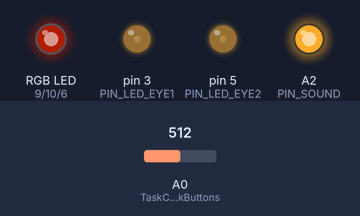
Simulated run of this sketch. Board: Arduino Uno, built with avr-gcc and run on an emulated ATmega328P. On the bench: an RGB LED mixed from three pins (HIGH = lit), output pins drawn as LEDs (lit = HIGH). Inputs (shaded band) come from the test bench; at power-on: A0 (TaskCheckButtons) = 512. Dim RGB values are drawn brighter than linear; random numbers use the default seed unless the sketch sets one.

Above: at 1.2 s.
1.3 s: A0 (TaskCheckButtons) set to 483
At 2.85 s:
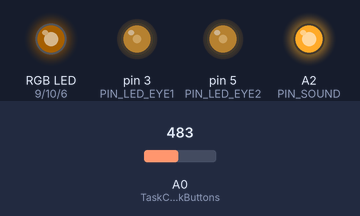
4.3 s: A0 (TaskCheckButtons) set to 457
7.3 s: A0 (TaskCheckButtons) set to 426
At 10.24 s:
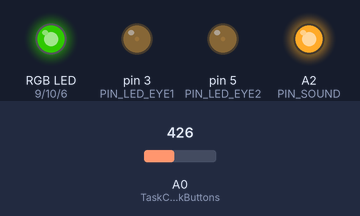
10.3 s: A0 (TaskCheckButtons) set to 401
At 11.74 s:
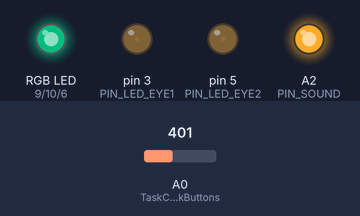
13.3 s: A0 (TaskCheckButtons) set to 368
At 13.54 s:
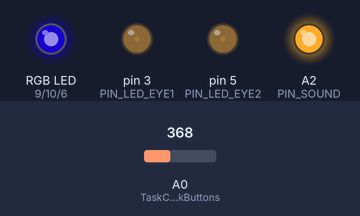
16.3 s: A0 (TaskCheckButtons) set to 353
Timing chart, 0 to 25.3 s (numbered marks = the images above; inputs shaded):
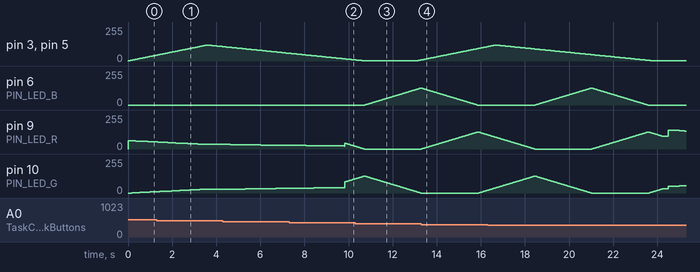

Measured:
- the behaviour switches between 417 and 416 on A0 (TaskCheckButtons) (found by bisection; images 2 and 3)
- by itself, pin 3 (PIN_LED_EYE1), pin 5 (PIN_LED_EYE2): rises from 108/255 to 120/255 in 0.33 s, then falls to 1/255 in 7.2 s
- by itself, pin 6 (PIN_LED_B): rises from 0/255 to 127/255 in 2.5 s, then falls to 0/255 in 2.6 s

The sketch:

AVR_Bug_1.ino
```cpp
/*
 Name:		AVR_Bug_1.ino
 Created:	12/12/2018
 Author:	XNRQ8224
*/

#include <Arduino_FreeRTOS.h>
#include <event_groups.h>

#define PIN_LED_R 9
#define PIN_LED_G 10
#define PIN_LED_B 6
#define PIN_LED_EYE1 3
#define PIN_LED_EYE2 5
#define PIN_SOUND A2

#define BIT_TOUCHED1	( 1 << 0 )
#define BIT_NOSE_FLASHING	( 2 << 0 )
#define BIT_EYES_FLASHING	( 3 << 0 )
#define BIT_SOUND	( 4 << 0 )

#define IDLE_BRIGHTNESS 0.25

EventGroupHandle_t xEventGroup;

void TaskBlinkEyes(void *pvParameters);
void TaskLightNose(void *pvParameters);
void TaskCheckButtons(void *pvParameters);
void TaskSound(void *pvParameters);


void setup() {
	pinMode(PIN_LED_R, OUTPUT);
	pinMode(PIN_LED_G, OUTPUT);
	pinMode(PIN_LED_B, OUTPUT);
	pinMode(PIN_LED_EYE1, OUTPUT);
	pinMode(PIN_LED_EYE2, OUTPUT);
	pinMode(PIN_SOUND, OUTPUT);
	digitalWrite(PIN_SOUND, HIGH);

	randomSeed(analogRead(A1));

	xEventGroup = xEventGroupCreate();
	/* Was the event group created successfully? */
	if (xEventGroup == NULL)
	{
		digitalWrite(PIN_LED_R, HIGH);
		while (true); //infinite loop here with RED led on to show a default
	}

	xTaskCreate(
		TaskBlinkEyes
		, (const portCHAR *)"BlinkEyes"   // A name just for humans
		, 128  // This stack size can be checked & adjusted by reading the Stack Highwater
		, NULL
		, 2  // Priority, with 3 (configMAX_PRIORITIES - 1) being the highest, and 0 being the lowest.
		, NULL);

	xTaskCreate(
		TaskLightNose
		, (const portCHAR *)"Lightnose"   // A name just for humans
		, 128  // This stack size can be checked & adjusted by reading the Stack Highwater
		, NULL
		, 2  // Priority, with 3 (configMAX_PRIORITIES - 1) being the highest, and 0 being the lowest.
		, NULL);

	xTaskCreate(
		TaskCheckButtons
		, (const portCHAR *)"CheckButtons"   // A name just for humans
		, 64  // This stack size can be checked & adjusted by reading the Stack Highwater
		, NULL
		, 2  // Priority, with 3 (configMAX_PRIORITIES - 1) being the highest, and 0 being the lowest.
		, NULL);

	xTaskCreate(
		TaskSound
		, (const portCHAR *)"Sound"   // A name just for humans
		, 64  // This stack size can be checked & adjusted by reading the Stack Highwater
		, NULL
		, 3  // Priority, with 3 (configMAX_PRIORITIES - 1) being the highest, and 0 being the lowest.
		, NULL);

}

void loop() {
}

void setEventGroupBits()
{
    //set state bits to trigger actions on other tasks
    xEventGroupSetBits(xEventGroup, BIT_TOUCHED1 | BIT_NOSE_FLASHING | BIT_EYES_FLASHING | BIT_SOUND);
}


void TaskCheckButtons(void *pvParameters)  // This is a task.
{
	(void)pvParameters;
	int oldTouch = -1;
	uint8_t forceAction = false;

	while (true) {
		int touch = analogRead(A0);
		if (random(0, 500) == 1) {
			forceAction == true;
		}
		//if (touch < 122) {
		if (oldTouch != -1 && (oldTouch - touch) > 40
			|| forceAction) {
			setEventGroupBits();
		}
		else {
			xEventGroupClearBits(xEventGroup, BIT_TOUCHED1);
		}
		oldTouch = touch;
		vTaskDelay(25 / portTICK_PERIOD_MS);
	}
}

void TaskBlinkEyes(void *pvParameters)  // This is a task.
{
	(void)pvParameters;

	uint8_t maxEyesBrightness = 120;

	for (;;) // A Task shall never return or exit.
	{

		for (int b = 1; b < maxEyesBrightness; b++) {
			uint8_t brightness = b;
			if (xEventGroupGetBits(xEventGroup) && BIT_EYES_FLASHING) {
				b = random(0, 255);
			}
			analogWrite(PIN_LED_EYE1, b);
			analogWrite(PIN_LED_EYE2, b);
			vTaskDelay(30 / portTICK_PERIOD_MS);
		}
		for (float b = maxEyesBrightness; b >= 1; b-=0.5) {
			uint8_t brightness = (int)b;
			if (xEventGroupGetBits(xEventGroup) && BIT_EYES_FLASHING) {
				b = random(0, 255);
			}
			analogWrite(PIN_LED_EYE1, b);
			analogWrite(PIN_LED_EYE2, b);
			vTaskDelay(40 / portTICK_PERIOD_MS);
		}

		vTaskDelay(2300 / portTICK_PERIOD_MS);
		xEventGroupClearBits(xEventGroup, BIT_EYES_FLASHING);
	}
}

void TaskSound(void *pvParameters)  // This is a task.
{
	(void)pvParameters;
	const TickType_t xTicksToWait = 65535;
	EventBits_t uxBits;

	for (;;) // A Task shall never return or exit.
	{

		uxBits = xEventGroupWaitBits(
			xEventGroup,   /* The event group being tested. */
			BIT_SOUND, /* The bits within the event group to wait for. */
			pdTRUE,        /* BIT should be cleared before returning. */
			pdFALSE,       /* Don't wait for all bits, either bit will do. */
			xTicksToWait);/* Wait a maximum of 100ms for either bit to be set. */
		if (uxBits & BIT_SOUND)
		{
			uint8_t max = (uint8_t)random(8, 15);
			for (uint8_t i = 0; i < max; i++)
			{
				digitalWrite(PIN_SOUND, LOW);
				vTaskDelay((uint8_t)random(10 / portTICK_PERIOD_MS));
				digitalWrite(PIN_SOUND, HIGH);
				vTaskDelay((uint8_t)random(100 / portTICK_PERIOD_MS));
			}
		}
	}
}


void Wheel(byte WheelPos, byte* r, byte* g, byte* b)
{
	WheelPos = 255 - WheelPos;
	if (WheelPos < 85)
	{
		*r = 255 - WheelPos * 3;
		*g = 0;
		*b = WheelPos * 3;
	}
	else if (WheelPos < 170)
	{
		WheelPos -= 85;
		*r = 0;
		*g = WheelPos * 3;
		*b = 255 - WheelPos * 3;
	}
	else
	{
		WheelPos -= 170;
		*r = WheelPos * 3;
		*g = 255 - WheelPos * 3;
		*b = 0;
	}
}

void TaskLightNose(void *pvParameters)  // This is a task.
{
	(void)pvParameters;

	byte r, g, b;
	byte pos = 0;
	float brightness = IDLE_BRIGHTNESS;
	unsigned long t1 = millis();
	unsigned long t2 = t1;
	uint16_t nextChange = t1 + random(2000, 8000);
	uint16_t delay = 100;
	while (true) {
		if (xEventGroupGetBits(xEventGroup) && BIT_NOSE_FLASHING) { //if touched then flash nose
			xEventGroupClearBits(xEventGroup, BIT_NOSE_FLASHING); //clear flash nose bit
			for (int i = 0; i < 20; i++) { //flashing nose
				digitalWrite(PIN_LED_R, HIGH);
				digitalWrite(PIN_LED_G, HIGH);
				digitalWrite(PIN_LED_B, HIGH);
				vTaskDelay(random(30,35) / portTICK_PERIOD_MS);
				digitalWrite(PIN_LED_R, LOW);
				digitalWrite(PIN_LED_G, LOW);
				digitalWrite(PIN_LED_B, LOW);
				vTaskDelay(random(30,40) / portTICK_PERIOD_MS);
			}
		}
		// slow color wheel movement with randomness in speed and brighness changes
		Wheel(pos, &r, &g, &b);
		analogWrite(PIN_LED_R, (int)(r * brightness));
		analogWrite(PIN_LED_G, (int)(g * brightness));
		analogWrite(PIN_LED_B, (int)(b * brightness));

		pos += 1;

		t2 = millis();
		if (t2 - t1 > nextChange) {
			brightness = (float)IDLE_BRIGHTNESS * random(1, 4);
			nextChange = t2 + random(2000, 8000);
			delay = random(25, 400);
			t1 = t2;
		}


		vTaskDelay(delay / portTICK_PERIOD_MS);
	}
}
```
